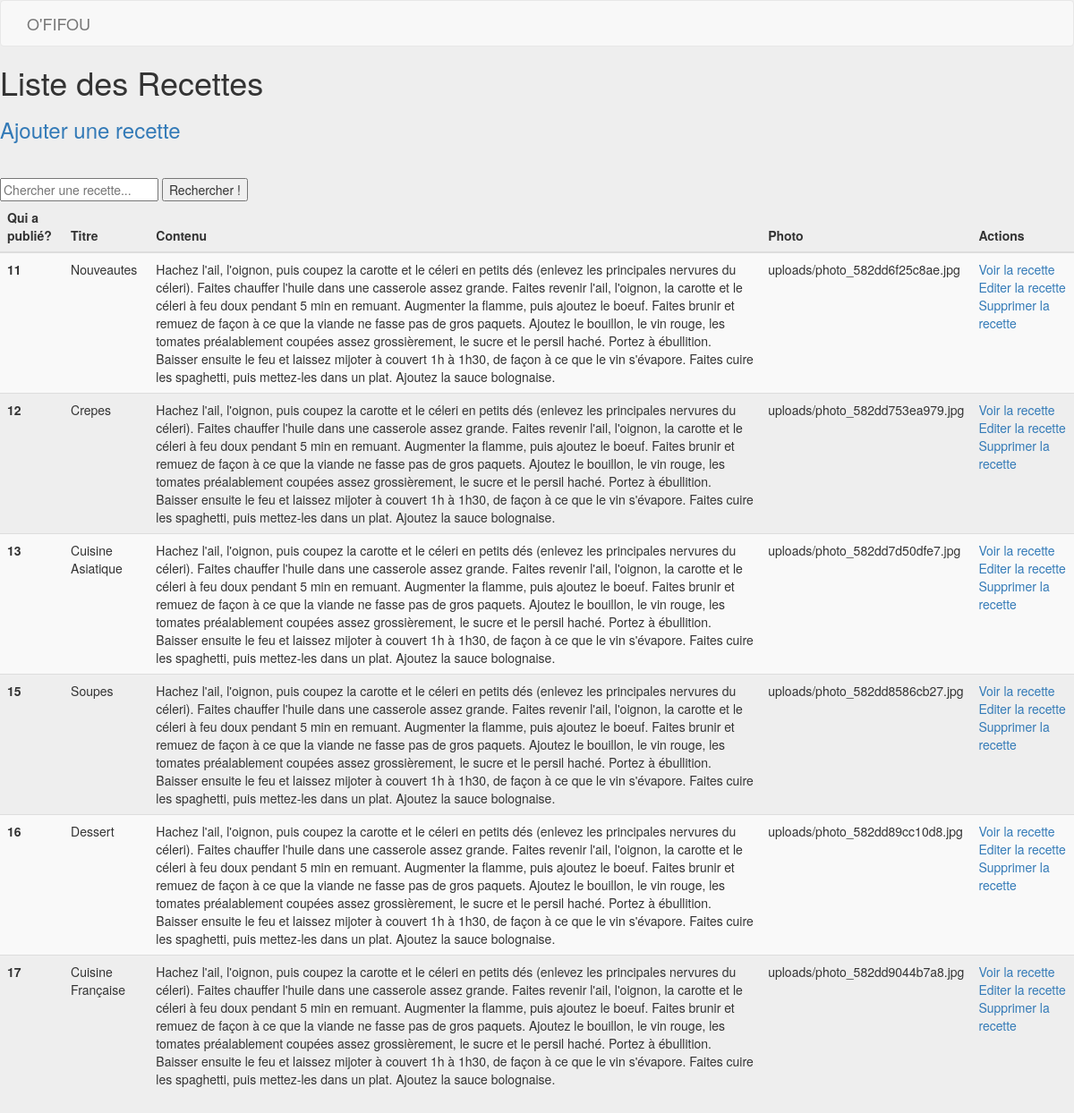
Screenshot of /admin/list_recipe.php with the database file from the repository.
### tables this page shows
CREATE TABLE `recipes` (
  `id` int(11) NOT NULL,
  `id_user` int(11) NOT NULL,
  `recipe_author` varchar(255) NOT NULL,
  `recipe_title` varchar(255) NOT NULL,
  `recipe_time` int(11) NOT NULL,
  `cook_time` int(11) NOT NULL,
  `people` varchar(255) NOT NULL,
  `ingredients` text NOT NULL,
  `preparation` text NOT NULL,
  `advice` text NOT NULL,
  `photo` varchar(255) NOT NULL,
  `date_publish` datetime NOT NULL
);

### admin/list_recipe.php (the view, shortened to what this page needs)
<?php
require_once 'inc/connect.php';
$get = [];
$select = $bdd->prepare('SELECT * FROM recipes');
if($select->execute()){
	$recipes = $select->fetchAll(PDO::FETCH_ASSOC);
}
?>
<!DOCTYPE html>
<html>
<head>
	<link href="https://maxcdn.bootstrapcdn.com/bootstrap/3.3.7/css/bootstrap.min.css" rel="stylesheet">
    <link href="https://maxcdn.bootstrapcdn.com/font-awesome/4.7.0/css/font-awesome.min.css" rel="stylesheet">
    <link rel="stylesheet" href="style/main.css">
</head>
<body>
    <?php include_once 'inc/navbar.php' ?>
    <h1>Liste des Recettes</h1>
	<h3><a href="add_recipe.php">Ajouter une recette</a></h3>
	<hr>
	<div>
		<form method="GET">
			<input type="text" id="search" name="search" placeholder="Chercher une recette..." value="<?=(isset($get['search']) && !empty($get['search'])) ? $get['search'] : ''; ?>">
			<button type="submit">Rechercher !</button>
		</form>
	</div>
	<table class="table table-striped">
		<thead>
			<tr>
				<th>Qui a publié?</th>
				<th>Titre</th>
				<th>Contenu</th>
				<th>Photo</th>
				<th>Actions</th>
			</tr>
		</thead>
		<tbody>
			<?php foreach($recipes as $recipe): ?>
				<tr>
					<th scope="row">
						<?=$recipe['id']?>
					<td>
						<?=$recipe['recipe_title']?>
					</td>
					<td>
						<?=$recipe['preparation']?>
					</td>
					<td>
						<?=$recipe['photo']?>
					</td>
					<td>
						<a href="view_recipe.php?id=<?=$recipe['id'];?>" title="Voir la recette">Voir la recette</a>
						<a href="edit_recipe.php?id=<?=$recipe['id'];?>" title="Voir la recette">Editer la recette</a>
						<a href="delete_recipe.php?id=<?=$recipe['id'];?>" title="Voir la recette">Supprimer la recette</a>
					</td>
				</tr>
			<?php endforeach; ?>
		</tbody>
	</table>
</body>
</html>

### admin/style/main.css (style rules this page uses)
body { background-color: #EEE; }

### rows the page displays
recipes: id "11", recipe_title "Nouveautes", preparation "Hachez l'ail, l'oignon, puis coupez la carotte et le céleri en petits dés (enlevez les principales nervures du céleri). Faites chauffer l'huile dans une casserole assez grande. Faites revenir l'ail, l'oignon, la carotte et le céleri à feu doux pendant 5 min en remuant. Augmenter la flamme, puis ajoutez le boeuf. Faites brunir et remuez de façon à ce que la viande ne fasse pas de gros paquets. Ajoutez le bouillon, le vin rouge, les tomates préalablement coupées assez grossièrement, le sucre et le persil haché. Portez à ébullition. Baisser ensuite le feu et laissez mijoter à couvert 1h à 1h30, de façon à ce que le vin s'évapore. Faites cuire les spaghetti, puis mettez-les dans un plat.…", photo "uploads/photo_582dd6f25c8ae.jpg"
recipes: id "12", recipe_title "Crepes", preparation "Hachez l'ail, l'oignon, puis coupez la carotte et le céleri en petits dés (enlevez les principales nervures du céleri). Faites chauffer l'huile dans une casserole assez grande. Faites revenir l'ail, l'oignon, la carotte et le céleri à feu doux pendant 5 min en remuant. Augmenter la flamme, puis ajoutez le boeuf. Faites brunir et remuez de façon à ce que la viande ne fasse pas de gros paquets. Ajoutez le bouillon, le vin rouge, les tomates préalablement coupées assez grossièrement, le sucre et le persil haché. Portez à ébullition. Baisser ensuite le feu et laissez mijoter à couvert 1h à 1h30, de façon à ce que le vin s'évapore. Faites cuire les spaghetti, puis mettez-les dans un plat.…", photo "uploads/photo_582dd753ea979.jpg"
recipes: id "13", recipe_title "Cuisine Asiatique", preparation "Hachez l'ail, l'oignon, puis coupez la carotte et le céleri en petits dés (enlevez les principales nervures du céleri). Faites chauffer l'huile dans une casserole assez grande. Faites revenir l'ail, l'oignon, la carotte et le céleri à feu doux pendant 5 min en remuant. Augmenter la flamme, puis ajoutez le boeuf. Faites brunir et remuez de façon à ce que la viande ne fasse pas de gros paquets. Ajoutez le bouillon, le vin rouge, les tomates préalablement coupées assez grossièrement, le sucre et le persil haché. Portez à ébullition. Baisser ensuite le feu et laissez mijoter à couvert 1h à 1h30, de façon à ce que le vin s'évapore. Faites cuire les spaghetti, puis mettez-les dans un plat.…", photo "uploads/photo_582dd7d50dfe7.jpg"
recipes: id "15", recipe_title "Soupes", preparation "Hachez l'ail, l'oignon, puis coupez la carotte et le céleri en petits dés (enlevez les principales nervures du céleri). Faites chauffer l'huile dans une casserole assez grande. Faites revenir l'ail, l'oignon, la carotte et le céleri à feu doux pendant 5 min en remuant. Augmenter la flamme, puis ajoutez le boeuf. Faites brunir et remuez de façon à ce que la viande ne fasse pas de gros paquets. Ajoutez le bouillon, le vin rouge, les tomates préalablement coupées assez grossièrement, le sucre et le persil haché. Portez à ébullition. Baisser ensuite le feu et laissez mijoter à couvert 1h à 1h30, de façon à ce que le vin s'évapore. Faites cuire les spaghetti, puis mettez-les dans un plat.…", photo "uploads/photo_582dd8586cb27.jpg"
recipes: id "16", recipe_title "Dessert", preparation "Hachez l'ail, l'oignon, puis coupez la carotte et le céleri en petits dés (enlevez les principales nervures du céleri). Faites chauffer l'huile dans une casserole assez grande. Faites revenir l'ail, l'oignon, la carotte et le céleri à feu doux pendant 5 min en remuant. Augmenter la flamme, puis ajoutez le boeuf. Faites brunir et remuez de façon à ce que la viande ne fasse pas de gros paquets. Ajoutez le bouillon, le vin rouge, les tomates préalablement coupées assez grossièrement, le sucre et le persil haché. Portez à ébullition. Baisser ensuite le feu et laissez mijoter à couvert 1h à 1h30, de façon à ce que le vin s'évapore. Faites cuire les spaghetti, puis mettez-les dans un plat.…", photo "uploads/photo_582dd89cc10d8.jpg"
recipes: id "17", recipe_title "Cuisine Française", preparation "Hachez l'ail, l'oignon, puis coupez la carotte et le céleri en petits dés (enlevez les principales nervures du céleri). Faites chauffer l'huile dans une casserole assez grande. Faites revenir l'ail, l'oignon, la carotte et le céleri à feu doux pendant 5 min en remuant. Augmenter la flamme, puis ajoutez le boeuf. Faites brunir et remuez de façon à ce que la viande ne fasse pas de gros paquets. Ajoutez le bouillon, le vin rouge, les tomates préalablement coupées assez grossièrement, le sucre et le persil haché. Portez à ébullition. Baisser ensuite le feu et laissez mijoter à couvert 1h à 1h30, de façon à ce que le vin s'évapore. Faites cuire les spaghetti, puis mettez-les dans un plat.…", photo "uploads/photo_582dd9044b7a8.jpg"
